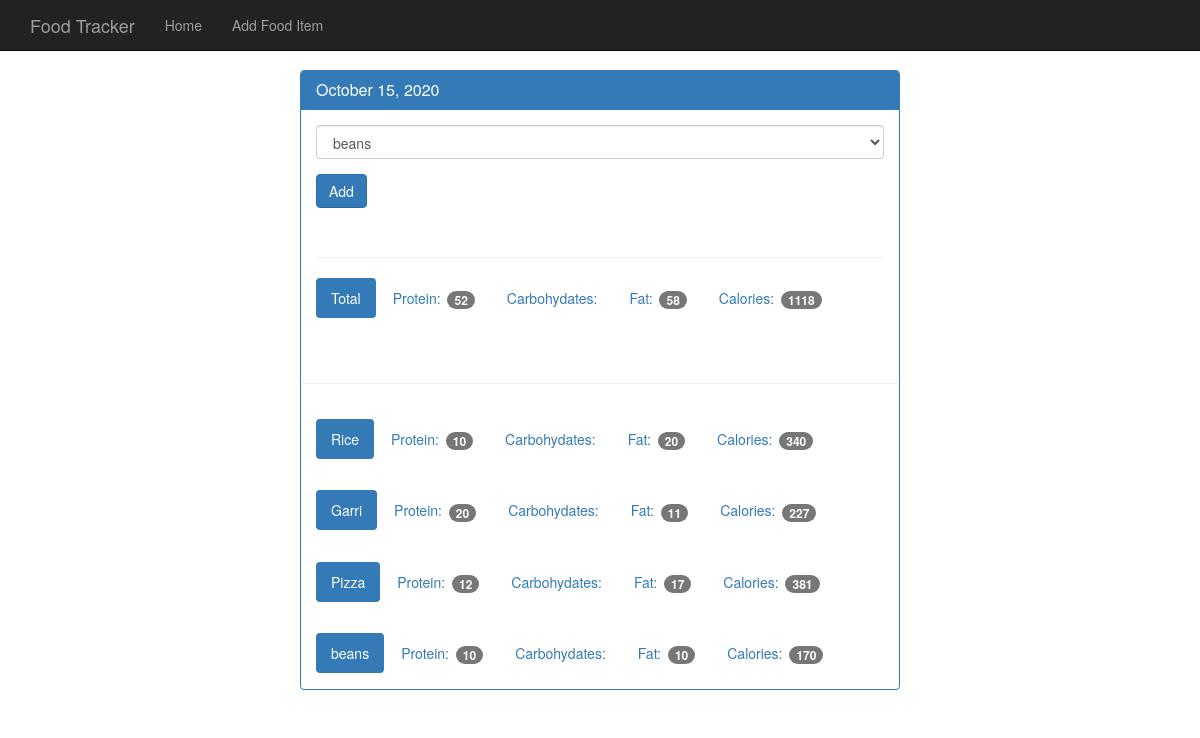
The page /view/20201015 on the database its author committed.
### tables this page shows
CREATE TABLE food (
    id integer primary key autoincrement,
    name text not null,
    protein integer not null,
    carbohydrates integer not null,
    fat integer not null,
    calories integer not null
);

### app.py (the view)
@app.route('/view/<date>', methods=['GET', 'POST'])
def view(date):
    db = get_db()
    query = db.execute('select id, entry_date from log_date where entry_date = ?', [date])
    date_result = query.fetchone()
    if request.method == 'POST':
        db.execute('insert into food_date (food_id, log_date_id) values (?, ?)', [request.form['food-select'], date_result['id']])
        db.commit()
    d = datetime.strptime(str(date_result['entry_date']), '%Y%m%d')
    pretty_date = datetime.strftime(d, '%B %d, %Y')
    food_query = db.execute('select id, name from food')
    food_results = food_query.fetchall()
    log_query = db.execute('select food.name, food.protein, food.carbohydrates, food.fat, food.calories from log_date join food_date  on food_date.log_date_id = log_date.id join food on food.id = food_date.food_id where log_date.entry_date = ?', [date])
    log_results = log_query.fetchall()
    totals = {}
    totals['protein'] = 0
    totals['carbohydrates'] = 0
    totals['fat'] = 0
    totals['calories'] = 0
    for food in log_results:
        totals['protein'] += food['protein']
        totals['carbohydrates'] += food['carbohydrates']
        totals['fat'] += food['fat']
        totals['calories'] += food['calories']
    return render_template('day.html', entry_date = date_result['entry_date'], pretty_date = pretty_date, food_results = food_results, log_results = log_results, totals = totals)

### database.py (called while the page is built)
def connect_db():
    sql = sqlite3.connect('food_log.db')
    sql.row_factory = sqlite3.Row
    return sql

def get_db():
    if not hasattr(g, 'sqlite3_db'):
        g.sqlite_db = connect_db()
    return g.sqlite_db

### templates/day.html (shortened to what this page needs)
{%extends 'base.html' %}
{% block body %}
    <nav class="navbar navbar-inverse navbar-fixed-top">
      <div class="container">
        <div class="navbar-header">
          <a class="navbar-brand" href="{{ url_for('index') }}">Food Tracker</a>
        </div>
        <div id="navbar" class="navbar-collapse collapse">
          <ul class="nav navbar-nav">
            <li><a href="{{ url_for('index') }}">Home</a></li>
            <li><a href="{{ url_for('food') }}">Add Food Item</a></li>
          </ul>
        </div>
      </div>
    </nav>
    <div class="container theme-showcase col-sm-6 col-sm-offset-3" role="main">
      <div class="row">
        <div>
          <div class="panel panel-primary">
            <div class="panel-heading">
              <h3 class="panel-title">{{ pretty_date }}</h3>
            </div>
            <div class="panel-body">
              <form method="POST" action="{{ url_for('view', date=entry_date) }}">
                <div class="form-group">
                  <select class="form-control" name="food-select">
                    {% for food in food_results %}
                      <option value="{{ food.id }}">{{ food.name }}</option>
                    {% endfor %}
                  </select>
                </div>
                <button type="submit" class="btn btn-primary">Add</button>
              </form>
              <div class="page-header"></div>
              <ul class="nav nav-pills" role="tablist">
                <li class="active"><a>Total</a></li>
                <li><a>Protein: <span class="badge">{{ totals.protein }}</span></a></li>
                <li><a>Carbohydates: </a></li>
                <li><a>Fat: <span class="badge">{{ totals.fat }}</span></a></li>
                <li><a>Calories: <span class="badge">{{ totals.calories }}</span></a></li>
              </ul>
            </div>
            <div class="page-header"></div>
            {% for food in log_results %}
            <div class="panel-body">
              <ul class="nav nav-pills" role="tablist">
                <li class="active"><a>{{ food.name }}</a></li>
                <li><a>Protein: <span class="badge">{{ food.protein }}</span></a></li>
                <li><a>Carbohydates: </a></li>
                <li><a>Fat: <span class="badge">{{ food.fat }}</span></a></li>
                <li><a>Calories: <span class="badge">{{ food.Calories }}</span></a></li>
              </ul>
            </div>
            {% endfor %}
          </div>
        </div>
      </div>
    </div>
{% endblock %}

### static/theme.css (style rules this page uses)
body { padding-top: 70px; padding-bottom: 30px; }

### rows shown on the page
food: name "Rice", protein "10", fat "20", Calories "340"
food: name "Garri", protein "20", fat "11", Calories "227"
food: name "Pizza", protein "12", fat "17", Calories "381"
food: name "beans", protein "10", fat "10", Calories "170"

### other values the page prints
{{ pretty_date }} "October 15, 2020"
{{ totals.protein }} "52"
{{ totals.fat }} "58"
{{ totals.calories }} "1118"
form field food-select "beans"
